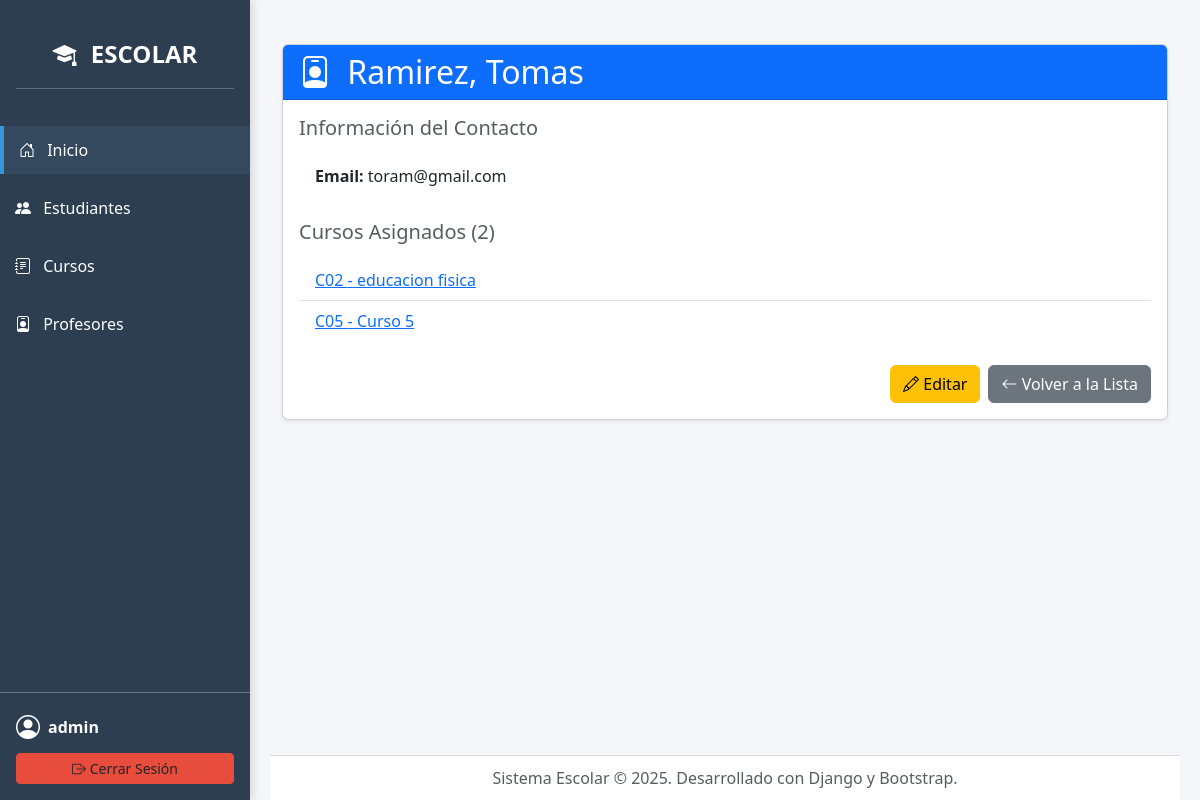
Screenshot of /profesores/4/ (signed in) with the database file from the repository.
### core/models.py (models this page shows, shortened)
class Profesor(models.Model):
    nombre = models.CharField(max_length=200)
    apellido = models.CharField(max_length=200, default='(sin apellido)')
    email = models.EmailField(blank=True)
    class Meta:
        verbose_name = "Profesor"
        verbose_name_plural = "Profesores"
        ordering = ['apellido', 'nombre']

class Curso(models.Model):
    codigo = models.CharField(max_length=20, unique=True)
    nombre = models.CharField(max_length=200)
    descripcion = models.TextField(blank=True)
    profesor = models.ForeignKey(Profesor, on_delete=models.SET_NULL, null=True, blank=True)
    class Meta:
        verbose_name = "Curso"
        verbose_name_plural = "Cursos"
        ordering = ['codigo']

### core/views.py (the view)
# urls.py: path('profesores/<int:pk>/', views.ProfesorDetailView.as_view(), name='profesor_detail'),
class ProfesorDetailView(LoginRequiredMixin, DetailView):
    model = Profesor
    template_name = 'profesores/profesor_detail.html'
    def get_queryset(self):
        return super().get_queryset().prefetch_related('curso_set')

### core/templates/profesores/profesor_detail.html (shortened to what this page needs)
{% extends "base.html" %}
{% block content %}
<div class="container mt-4">
    <div class="card shadow-sm">
        <div class="card-header bg-primary text-white">
            <h2 class="mb-0"><i class="bi bi-person-badge me-2"></i> {{ object.apellido }}, {{ object.nombre }}</h2>
        </div>
        <div class="card-body">
            <h5 class="card-title text-muted mb-3">Información del Contacto</h5>
            <ul class="list-group list-group-flush mb-4">
                <li class="list-group-item">
                    <strong>Email:</strong> {{ object.email|default:"No registrado" }}
                </li>
            </ul>
            <h5 class="card-title text-muted mb-3 mt-4">Cursos Asignados ({{ object.curso_set.count }})</h5>
            {% if object.curso_set.all %}
            <ul class="list-group list-group-flush">
                {% for curso in object.curso_set.all %}
                <li class="list-group-item">
                    <a href="{% url 'curso_detail' curso.pk %}">{{ curso.codigo }} - {{ curso.nombre }}</a>
                </li>
                {% endfor %}
            </ul>
            {% else %}
            <p class="text-muted">Este profesor no tiene cursos asignados.</p>
            {% endif %}
            <div class="d-flex justify-content-end mt-4">
                <a class="btn btn-warning me-2" href="{% url 'profesor_edit' object.pk %}">
                    <i class="bi bi-pencil"></i> Editar
                </a>
                <a class="btn btn-secondary" href="{% url 'profesor_list' %}">
                    <i class="bi bi-arrow-left"></i> Volver a la Lista
                </a>
            </div>
        </div>
    </div>
</div>
{% endblock %}

### core/templates/base.html (shortened to what this page needs)
<!doctype html>
<html lang="es">
{% load static %}
<head>
    <link href="https://cdn.jsdelivr.net/npm/bootstrap@5.3.2/dist/css/bootstrap.min.css" rel="stylesheet">
    <link href="https://cdn.jsdelivr.net/npm/bootstrap-icons@1.11.1/font/bootstrap-icons.css" rel="stylesheet">
</head>
<body>
    <div class="sidebar d-flex flex-column">
        <div class="p-3 text-center">
            <a class="navbar-brand fw-bold" href="{% url 'home' %}">
                <i class="bi bi-mortarboard-fill me-2"></i> ESCOLAR
            </a>
            <hr class="text-white">
        </div>
<ul class="nav flex-column mb-auto">
    <li class="nav-item">
        <a class="nav-link text-white active" aria-current="page" href="{% url 'home' %}">
            <i class="bi bi-house-door me-2"></i> Inicio
        </a>
    </li>
    {% if user.is_authenticated %}
        <li class="nav-item">
            <a class="nav-link text-white" href="{% url 'estudiante_list' %}">
                <i class="bi bi-people-fill me-2"></i> Estudiantes
            </a>
        </li>
        <li class="nav-item">
            <a class="nav-link text-white" href="{% url 'curso_list' %}">
                <i class="bi bi-journal-text me-2"></i> Cursos
            </a>
        </li>
        <li class="nav-item">
            <a class="nav-link text-white" href="{% url 'profesor_list' %}">
                <i class="bi bi-person-badge me-2"></i> Profesores
            </a>
        </li>
    {% endif %}
</ul>
        <div class="user-info p-3 mt-auto border-top border-secondary">
            {% if user.is_authenticated %}
                <div class="d-flex align-items-center text-white mb-2">
                    <i class="bi bi-person-circle fs-4 me-2"></i>
                    <span class="fw-bold">{{ user.username }}</span>
                </div>
                <form method="POST" action="{% url 'logout' %}" class="d-inline w-100">
                    <button type="submit" class="btn logout-btn btn-sm w-100">
                        <i class="bi bi-box-arrow-right"></i> Cerrar Sesión
                    </button>
                </form>
            {% else %}
                <a class="btn btn-outline-light btn-sm w-100" href="{% url 'login' %}">
                    <i class="bi bi-box-arrow-in-right"></i> Iniciar Sesión
                </a>
            {% endif %}
        </div>
    </div>
    <div class="content-wrapper">
        <main class="pb-5">
            {% block content %}
            {% endblock %}
        </main>
        <footer class="app-footer text-muted">
            Sistema Escolar © 2025. Desarrollado con Django y Bootstrap.
        </footer>
    </div>
</body>
</html>

### core/templates/base.html (style rules this page uses)
body { background-color: #f4f6f9; font-family: "Segoe UI", sans-serif; margin: 0; padding: 0; display: flex; min-height: 100vh; }
.sidebar { width: 250px; flex-shrink: 0; background-color: #2c3e50; color: white; box-shadow: 2px 0 10px rgba(0, 0, 0, 0.15); position: sticky; top: 0; padding-top: 20px; }
.content-wrapper { flex-grow: 1; padding: 20px; padding-bottom: 70px; position: relative; }
.sidebar .nav-link { color: #bdc3c7; padding: 12px 15px; margin: 5px 0; transition: background-color 0.3s, color 0.3s; }
.sidebar .nav-link:hover, .sidebar .nav-link.active { background-color: #34495e; color: white; border-left: 4px solid #3498db; }
.sidebar .navbar-brand { color: white; font-size: 1.5rem; text-align: center; }
.app-footer { position: absolute; bottom: 0; width: calc(100% - 40px); background-color: #fff; color: #2c3e50; padding: 10px 0; text-align: center; border-top: 1px solid #ddd; }
.sidebar .logout-btn { background-color: #e74c3c; border-color: #e74c3c; }

### rows the page displays
Profesor: apellido "Ramirez", nombre "Tomas", email "toram@gmail.com", curso_set.count "2"
Curso: codigo "C02", nombre "educacion fisica"
Curso: codigo "C05", nombre "Curso 5"

### other values shown
{{ user.username }} "admin"
